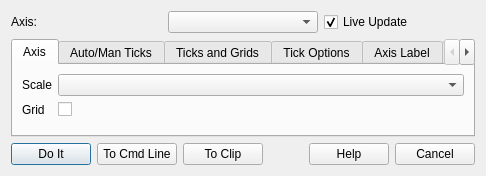
<?xml version="1.0" encoding="UTF-8"?>
<ui version="4.0">
 <class>FigureEditDialog</class>
 <widget class="QDialog" name="FigureEditDialog">
  <property name="windowTitle">
   <string>Modify Axis</string>
  </property>
  <layout class="QVBoxLayout" name="verticalLayout">
   <item>
    <layout class="QHBoxLayout" name="topLayout">
     <item>
      <widget class="QLabel" name="axis_name_label">
       <property name="text">
        <string>Axis:</string>
       </property>
      </widget>
     </item>
     <item>
      <widget class="QComboBox" name="axis_combo"/>
     </item>
     <item>
      <widget class="QCheckBox" name="live_update_checkbox">
       <property name="text">
        <string>Live Update</string>
       </property>
       <property name="checked">
        <bool>true</bool>
       </property>
      </widget>
     </item>
    </layout>
   </item>
   <item>
    <widget class="QTabWidget" name="tabs">
     <widget class="QWidget" name="axis_tab">
      <attribute name="title">
       <string>Axis</string>
      </attribute>
      <layout class="QFormLayout" name="axisForm">
       <item row="0" column="0">
        <widget class="QLabel" name="scale_label">
         <property name="text">
          <string>Scale</string>
         </property>
        </widget>
       </item>
       <item row="0" column="1">
        <widget class="QComboBox" name="scale_combo"/>
       </item>
       <item row="1" column="0">
        <widget class="QLabel" name="grid_label">
         <property name="text">
          <string>Grid</string>
         </property>
        </widget>
       </item>
       <item row="1" column="1">
        <widget class="QCheckBox" name="grid_checkbox"/>
       </item>
      </layout>
     </widget>
     <widget class="QWidget" name="ticks_tab">
      <attribute name="title">
       <string>Auto/Man Ticks</string>
      </attribute>
      <layout class="QFormLayout" name="ticksForm">
       <item row="0" column="0">
        <widget class="QLabel" name="major_ticks_label">
         <property name="text">
          <string>Major Ticks</string>
         </property>
        </widget>
       </item>
       <item row="0" column="1">
        <widget class="QLineEdit" name="major_ticks_edit"/>
       </item>
      </layout>
     </widget>
     <widget class="QWidget" name="ticks_grid_tab">
      <attribute name="title">
       <string>Ticks and Grids</string>
      </attribute>
      <layout class="QVBoxLayout" name="ticksGridLayout">
       <item>
        <widget class="QCheckBox" name="minor_grid_checkbox">
         <property name="text">
          <string>Show Minor Grid</string>
         </property>
        </widget>
       </item>
      </layout>
     </widget>
     <widget class="QWidget" name="tick_options_tab">
      <attribute name="title">
       <string>Tick Options</string>
      </attribute>
      <layout class="QFormLayout" name="tickOptionsForm">
       <item row="0" column="0">
        <widget class="QLabel" name="tick_rotation_label">
         <property name="text">
          <string>Tick Rotation</string>
         </property>
        </widget>
       </item>
       <item row="0" column="1">
        <widget class="QLineEdit" name="tick_rotation_edit"/>
       </item>
      </layout>
     </widget>
     <widget class="QWidget" name="axis_label_tab">
      <attribute name="title">
       <string>Axis Label</string>
      </attribute>
      <layout class="QFormLayout" name="labelForm">
       <item row="0" column="0">
        <widget class="QLabel" name="title_label">
         <property name="text">
          <string>Title</string>
         </property>
        </widget>
       </item>
       <item row="0" column="1">
        <widget class="QLineEdit" name="title_edit"/>
       </item>
       <item row="1" column="0">
        <widget class="QLabel" name="axis_label">
         <property name="text">
          <string>Label</string>
         </property>
        </widget>
       </item>
       <item row="1" column="1">
        <widget class="QLineEdit" name="axis_label_edit"/>
       </item>
      </layout>
     </widget>
     <widget class="QWidget" name="label_options_tab">
      <attribute name="title">
       <string>Label Options</string>
      </attribute>
      <layout class="QFormLayout" name="labelOptionsForm">
       <item row="0" column="0">
        <widget class="QLabel" name="font_size_label">
         <property name="text">
          <string>Font Size</string>
         </property>
        </widget>
       </item>
       <item row="0" column="1">
        <widget class="QLineEdit" name="font_size_edit"/>
       </item>
      </layout>
     </widget>
     <widget class="QWidget" name="range_tab">
      <attribute name="title">
       <string>Axis Range</string>
      </attribute>
      <layout class="QFormLayout" name="rangeForm">
       <item row="0" column="0">
        <widget class="QLabel" name="minimum_label">
         <property name="text">
          <string>Min</string>
         </property>
        </widget>
       </item>
       <item row="0" column="1">
        <widget class="QLineEdit" name="minimum_edit"/>
       </item>
       <item row="1" column="0">
        <widget class="QLabel" name="maximum_label">
         <property name="text">
          <string>Max</string>
         </property>
        </widget>
       </item>
       <item row="1" column="1">
        <widget class="QLineEdit" name="maximum_edit"/>
       </item>
      </layout>
     </widget>
    </widget>
   </item>
   <item>
    <layout class="QHBoxLayout" name="buttonRow">
     <item>
      <widget class="QPushButton" name="do_it_button">
       <property name="text">
        <string>Do It</string>
       </property>
      </widget>
     </item>
     <item>
      <widget class="QPushButton" name="to_cmd_button">
       <property name="text">
        <string>To Cmd Line</string>
       </property>
      </widget>
     </item>
     <item>
      <widget class="QPushButton" name="to_clip_button">
       <property name="text">
        <string>To Clip</string>
       </property>
      </widget>
     </item>
     <item>
      <spacer name="axisButtonSpacer">
       <property name="orientation">
        <enum>Qt::Horizontal</enum>
       </property>
       <property name="sizeHint" stdset="0">
        <size>
         <width>40</width>
         <height>20</height>
        </size>
       </property>
      </spacer>
     </item>
     <item>
      <widget class="QPushButton" name="help_button">
       <property name="text">
        <string>Help</string>
       </property>
      </widget>
     </item>
     <item>
      <widget class="QPushButton" name="cancel_button">
       <property name="text">
        <string>Cancel</string>
       </property>
      </widget>
     </item>
    </layout>
   </item>
  </layout>
 </widget>
 <resources/>
 <connections/>
</ui>
